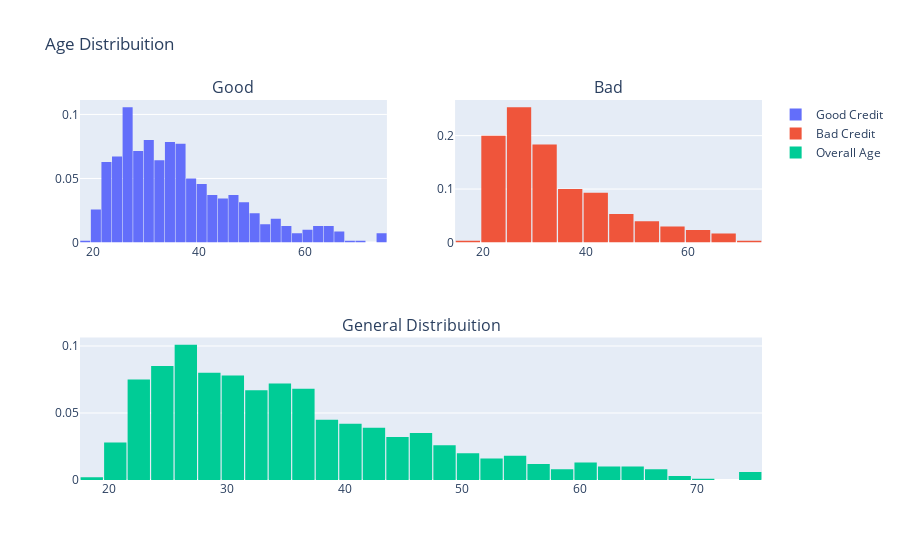

Write notebook code for a chart like this one.
### Code cell
df_good = df_credit.loc[df_credit["Risk"] == 'good']['Age'].values.tolist()
df_bad = df_credit.loc[df_credit["Risk"] == 'bad']['Age'].values.tolist()
df_age = df_credit['Age'].values.tolist()

#First plot
trace0 = go.Histogram(
    x=df_good,
    histnorm='probability',
    name="Good Credit"
)
#Second plot
trace1 = go.Histogram(
    x=df_bad,
    histnorm='probability',
    name="Bad Credit"
)
#Third plot
trace2 = go.Histogram(
    x=df_age,
    histnorm='probability',
    name="Overall Age"
)

#Creating the grid
fig = tls.make_subplots(rows=2, cols=2, specs=[[{}, {}], [{'colspan': 2}, None]],
                          subplot_titles=('Good','Bad', 'General Distribuition'))

#setting the figs
fig.append_trace(trace0, 1, 1)
fig.append_trace(trace1, 1, 2)
fig.append_trace(trace2, 2, 1)

fig['layout'].update(showlegend=True, title='Age Distribuition', bargap=0.05)
py.iplot(fig, filename='custom-sized-subplot-with-subplot-titles')

### Figure 1 — Plotly figure (JSON) as saved in the notebook; plotly's stock layout.template omitted (floating-point values rounded to 4 significant figures; data arrays with more than 128 entries replaced by an {"elided": "..."} marker saying what was removed)
{"data": [{"histnorm": "probability", "name": "Good Credit", "x": {"elided": "700 int values"}, "xaxis": "x", "yaxis": "y", "type": "histogram"}, {"histnorm": "probability", "name": "Bad Credit", "x": {"elided": "300 int values"}, "xaxis": "x2", "yaxis": "y2", "type": "histogram"}, {"histnorm": "probability", "name": "Overall Age", "x": {"elided": "1000 int values"}, "xaxis": "x3", "yaxis": "y3", "type": "histogram"}], "layout": {"annotations": [{"font": {"size": 16}, "showarrow": false, "text": "Good", "x": 0.225, "xanchor": "center", "xref": "paper", "y": 1, "yanchor": "bottom", "yref": "paper"}, {"font": {"size": 16}, "showarrow": false, "text": "Bad", "x": 0.775, "xanchor": "center", "xref": "paper", "y": 1, "yanchor": "bottom", "yref": "paper"}, {"font": {"size": 16}, "showarrow": false, "text": "General Distribuition", "x": 0.5, "xanchor": "center", "xref": "paper", "y": 0.375, "yanchor": "bottom", "yref": "paper"}], "bargap": 0.05, "showlegend": true, "title": {"text": "Age Distribuition"}, "xaxis": {"anchor": "y", "domain": [0, 0.45]}, "yaxis": {"anchor": "x", "domain": [0.625, 1]}, "xaxis2": {"anchor": "y2", "domain": [0.55, 1]}, "yaxis2": {"anchor": "x2", "domain": [0.625, 1]}, "xaxis3": {"anchor": "y3", "domain": [0, 1]}, "yaxis3": {"anchor": "x3", "domain": [0, 0.375]}}}
